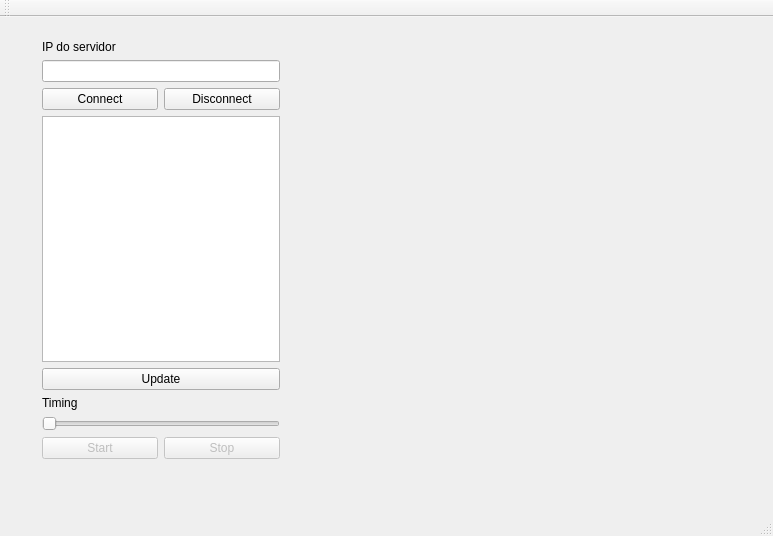
<?xml version="1.0" encoding="UTF-8"?>
<ui version="4.0">
 <class>MainWindow</class>
 <widget class="QMainWindow" name="MainWindow">
  <property name="geometry">
   <rect>
    <x>0</x>
    <y>0</y>
    <width>773</width>
    <height>536</height>
   </rect>
  </property>
  <property name="windowTitle">
   <string>MainWindow</string>
  </property>
  <widget class="QWidget" name="centralWidget">
   <widget class="Plotter" name="widget" native="true">
    <property name="geometry">
     <rect>
      <x>310</x>
      <y>20</y>
      <width>401</width>
      <height>421</height>
     </rect>
    </property>
   </widget>
   <widget class="QWidget" name="">
    <property name="geometry">
     <rect>
      <x>31</x>
      <y>12</y>
      <width>260</width>
      <height>441</height>
     </rect>
    </property>
    <layout class="QVBoxLayout" name="verticalLayout_4">
     <item>
      <layout class="QVBoxLayout" name="verticalLayout">
       <item>
        <widget class="QLabel" name="label">
         <property name="text">
          <string>IP do servidor</string>
         </property>
        </widget>
       </item>
       <item>
        <widget class="QLineEdit" name="lineEditIP"/>
       </item>
      </layout>
     </item>
     <item>
      <layout class="QHBoxLayout" name="horizontalLayout">
       <item>
        <widget class="QPushButton" name="pushButton_connect">
         <property name="text">
          <string>Connect</string>
         </property>
        </widget>
       </item>
       <item>
        <widget class="QPushButton" name="pushButton_disconnect">
         <property name="text">
          <string>Disconnect</string>
         </property>
        </widget>
       </item>
      </layout>
     </item>
     <item>
      <layout class="QVBoxLayout" name="verticalLayout_2">
       <item>
        <widget class="QListWidget" name="listWidget"/>
       </item>
       <item>
        <widget class="QPushButton" name="pushButton_update">
         <property name="text">
          <string>Update</string>
         </property>
        </widget>
       </item>
      </layout>
     </item>
     <item>
      <layout class="QVBoxLayout" name="verticalLayout_3">
       <item>
        <widget class="QLabel" name="label_2">
         <property name="text">
          <string>Timing</string>
         </property>
        </widget>
       </item>
       <item>
        <widget class="QSlider" name="horizontalSlider">
         <property name="minimum">
          <number>2000</number>
         </property>
         <property name="maximum">
          <number>10000</number>
         </property>
         <property name="orientation">
          <enum>Qt::Horizontal</enum>
         </property>
        </widget>
       </item>
      </layout>
     </item>
     <item>
      <layout class="QHBoxLayout" name="horizontalLayout_2">
       <item>
        <widget class="QPushButton" name="pushButton_start">
         <property name="enabled">
          <bool>false</bool>
         </property>
         <property name="text">
          <string>Start</string>
         </property>
        </widget>
       </item>
       <item>
        <widget class="QPushButton" name="pushButton_stop">
         <property name="enabled">
          <bool>false</bool>
         </property>
         <property name="text">
          <string>Stop</string>
         </property>
        </widget>
       </item>
      </layout>
     </item>
    </layout>
   </widget>
  </widget>
  <widget class="QMenuBar" name="menuBar">
   <property name="geometry">
    <rect>
     <x>0</x>
     <y>0</y>
     <width>773</width>
     <height>22</height>
    </rect>
   </property>
  </widget>
  <widget class="QToolBar" name="mainToolBar">
   <attribute name="toolBarArea">
    <enum>TopToolBarArea</enum>
   </attribute>
   <attribute name="toolBarBreak">
    <bool>false</bool>
   </attribute>
  </widget>
  <widget class="QStatusBar" name="statusBar"/>
 </widget>
 <layoutdefault spacing="6" margin="11"/>
 <customwidgets>
  <customwidget>
   <class>Plotter</class>
   <extends>QWidget</extends>
   <header>plotter.h</header>
   <container>1</container>
  </customwidget>
 </customwidgets>
 <resources/>
 <connections/>
</ui>
